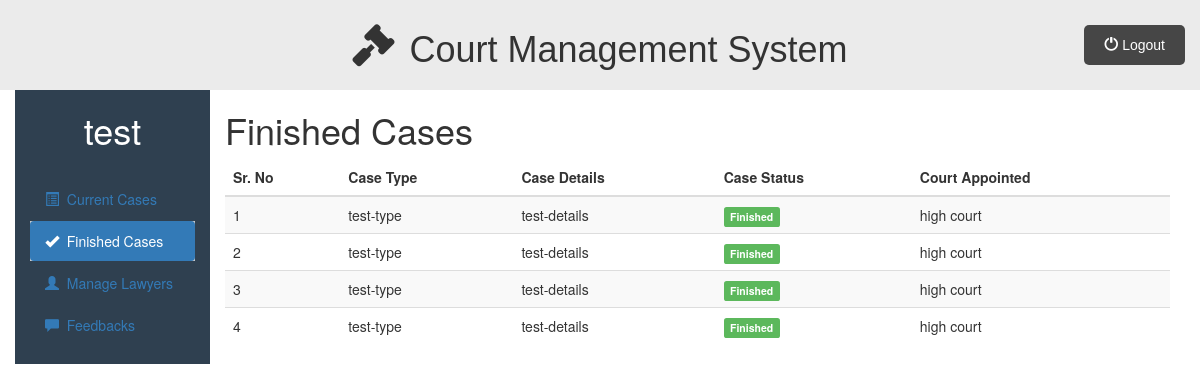
The app's page /admin_dashboard.php?q=finishedcases (signed in) with its own data.
### tables this page shows
CREATE TABLE `cases` (
  `case_id` int(11) NOT NULL,
  `case_type` varchar(50) NOT NULL,
  `case_details` varchar(200) NOT NULL,
  `next_hearing_date` date DEFAULT NULL,
  `prev_hearing_date` date DEFAULT NULL,
  `case_status` varchar(50) NOT NULL,
  `court_name` varchar(50) DEFAULT NULL,
  `lawyer_id_assigned` int(11) NOT NULL,
  `lawyer_status` varchar(20) DEFAULT 'not yet accepted',
  `clientforcase_id` int(11) NOT NULL
);

### admin/finishedcases.php (the view, shortened to what this page needs)
<div class="container-fluid">
    <div class="row">
        <div class="col-sm-2">
            <h1><?php echo htmlspecialchars($_SESSION["admin_name"] ?? ""); ?></h1>
            <br>
            <ul id="side_menu" class="nav nav-pills nav-stacked">
                <li><a href="admin_dashboard.php"><span class="glyphicon glyphicon-list-alt"></span>&nbsp; Current
                        Cases</a></li>
                <li class="active"><a href="admin_dashboard.php?q=finishedcases"><span
                            class="glyphicon glyphicon-ok"></span>&nbsp; Finished Cases</a></li>
                <li><a href="admin_dashboard.php?q=managelawyers"><span class="glyphicon glyphicon-user"></span>&nbsp;
                        Manage Lawyers</a></li>
                <li><a href="admin_dashboard.php?q=feedbacks"><span class="glyphicon glyphicon-comment"></span>&nbsp;
                        Feedbacks</a></li>
            </ul>
        </div>
        <div class="col-sm-10">
            <h1>Finished Cases</h1>
            <div class="table-responsive">
                <table class="table table-striped table-hover">
                    <thead>
                        <tr>
                            <th>Sr. No</th>
                            <th>Case Type</th>
                            <th>Case Details</th>
                            <th>Case Status</th>
                            <th>Court Appointed</th>
                        </tr>
                    </thead>
                    <tbody>
                        <?php
                        require_once("includes/db.php");
                        if ($con) {
                            $x = 1;
                            $status = "finished";
                            $stmt = $con->prepare("
                                SELECT case_type, case_details, court_name
                                FROM cases
                                WHERE case_status = ?
                                ORDER BY case_id DESC
                            ");
                            $stmt->bind_param('s', $status);
                            $stmt->execute();
                            $result = $stmt->get_result();
                            if ($result->num_rows > 0) {
                                while ($row = $result->fetch_assoc()) {
                                    $case_type = htmlspecialchars($row['case_type']);
                                    $case_details = htmlspecialchars($row['case_details']);
                                    $court_name = htmlspecialchars($row['court_name']);
                                    echo "
                                    <tr>
                                        <td>{$x}</td>
                                        <td>{$case_type}</td>
                                        <td>{$case_details}</td>
                                        <td><span class='label label-success'>Finished</span></td>
                                        <td>{$court_name}</td>
                                    </tr>";
                                    $x++;
                                }
                            } else {
                                echo "<tr><td colspan='5' class='text-center text-muted'>No finished cases found</td></tr>";
                            }
                        } else {
                            echo "<tr><td colspan='5' class='text-center text-danger'>Database connection error</td></tr>";
                        }
                        ?>
                    </tbody>
                </table>
            </div>
        </div>
    </div>
</div>

### public/css/style.css (style rules this page uses)
* { padding: 0%; margin: 0%; box-sizing: border-box; }
html { scroll-behavior: smooth; }
ul { list-style-type: none; }
.active, .accordion:hover { background-color: #ccc; }

### public/css/dashboard.css (style rules this page uses)
.row { background-color: #2f4050; }
.col-sm-10 { background-color: #fff; }
.col-sm-2 h1 { color: #fff; text-align:center; }

### records on screen
cases: case_type "test-type", case_details "test-details", court_name "high court"
cases: case_type "test-type", case_details "test-details", court_name "high court"
cases: case_type "test-type", case_details "test-details", court_name "high court"
cases: case_type "test-type", case_details "test-details", court_name "high court"

### other values on screen
$_SESSION["admin_name"] "test"
